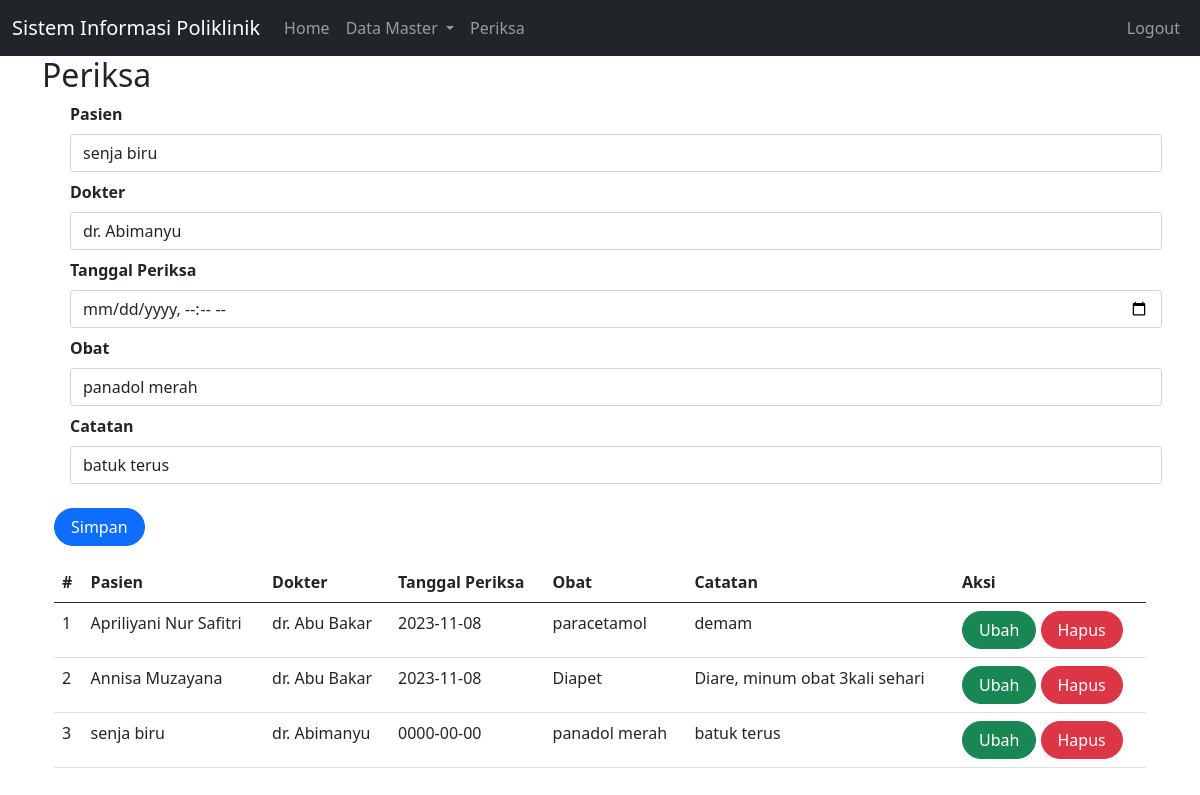
The page /index.php?page=periksa&id=9 (signed in) on the database its author committed.
### tables this page shows
CREATE TABLE `periksa` (
  `id` int(10) UNSIGNED NOT NULL,
  `id_dokter` int(10) UNSIGNED NOT NULL,
  `id_pasien` int(10) UNSIGNED NOT NULL,
  `tgl_periksa` date NOT NULL,
  `obat` text DEFAULT NULL,
  `catatan` text DEFAULT NULL
);

CREATE TABLE `pasien` (
  `id` int(10) UNSIGNED NOT NULL,
  `nama` varchar(255) DEFAULT NULL,
  `alamat` varchar(255) DEFAULT NULL,
  `no_hp` varchar(50) DEFAULT NULL
);

CREATE TABLE `dokter` (
  `id` int(10) UNSIGNED NOT NULL,
  `nama` varchar(255) DEFAULT NULL,
  `alamat` varchar(255) DEFAULT NULL,
  `no_hp` varchar(50) DEFAULT NULL
);

### periksa.php (the view, shortened to what this page needs)
<?php
include_once("koneksi.php");
?>
<!DOCTYPE html>
<html lang="en">
<head>
    <link href="https://cdn.jsdelivr.net/npm/bootstrap@5.0.2/dist/css/bootstrap.min.css"
    rel="stylesheet"
>
</head>
<body>
    <div class="container">
<form class="form row" method="POST" action="" name="myForm" onsubmit="return(validate());">
    <?php
    $id_pasien = '';
    $id_dokter = '';
    $tgl_periksa = '';
    $obat = '';
    $catatan = '';
    if (isset($_GET['id'])) {
        $ambil = mysqli_query($mysqli,
        "SELECT * FROM periksa WHERE id='" . $_GET['id'] . "'");
        while ($row = mysqli_fetch_array($ambil)) {
            $id_pasien = $row['id_pasien'];
            $id_dokter = $row['id_dokter'];
            $tgl_periksa= $row['tgl_periksa'];
            $obat= $row['obat'];
            $catatan= $row['catatan'];
        }
    ?>
    <?php
    }
    ?>
    <div class="form-group mx-sm-3 mb-2">
    <label for="inputPasien" class="form-label fw-bold">Pasien</label>
    <select class="form-control" name="id_pasien">
        <?php
        $selected = '';
        $pasien = mysqli_query($mysqli, "SELECT * FROM pasien");
        while ($data = mysqli_fetch_array($pasien)) {
            if ($data['id'] == $id_pasien) {
                $selected = 'selected="selected"';
            } else {
                $selected = '';
            }
        ?>
            <option value="<?php echo $data['id'] ?>" <?php echo $selected ?>><?php echo $data['nama'] ?></option>
        <?php
        }
        ?>
    </select>
    </div>
    <div class="form-group mx-sm-3 mb-2">
    <label for="inputDokter" class="form-label fw-bold">Dokter</label>
    <select class="form-control" name="id_dokter">
        <?php
        $selected = '';
        $dokter = mysqli_query($mysqli, "SELECT * FROM dokter");
        while ($data = mysqli_fetch_array($dokter)) {
            if ($data['id'] == $id_dokter) {
                $selected = 'selected="selected"';
            } else {
                $selected = '';
            }
        ?>
            <option value="<?php echo $data['id'] ?>" <?php echo $selected ?>><?php echo $data['nama'] ?></option>
        <?php
        }
        ?>
    </select>
    </div>
    <div class="form-group mx-sm-3 mb-2">
        <label for="inputTglPeriksa" class="form-label fw-bold">
            Tanggal Periksa
        </label>
        <input type="datetime-local" class="form-control" name="tgl_periksa" id="inputTglPeriksa" placeholder="Tanggal Periksa" value="<?php echo $tgl_periksa ?>">
    </div>
    <div class="form-group mx-sm-3 mb-2">
        <label for="inputObat" class="form-label fw-bold">
            Obat
        </label>
        <input type="text" class="form-control" name="obat" id="inputObat" placeholder="Obat" value="<?php echo $obat ?>">
    </div>
    <div class="form-group mx-sm-3 mb-2">
        <label for="inputCatatan" class="form-label fw-bold">
            Catatan
        </label>
        <input type="text" class="form-control" name="catatan" id="inputCatatan" placeholder="Catatan" value="<?php echo $catatan ?>">
    </div>
    <div class="mt-3">
        <button type="submit" class="btn btn-primary rounded-pill px-3" name="simpan">Simpan</button>
    </div>
</form>
<table class="table table-hover mt-3">
    <thead>
        <tr>
            <th scope="col">#</th>
            <th scope="col">Pasien</th>
            <th scope="col">Dokter</th>
            <th scope="col">Tanggal Periksa</th>
            <th scope="col">Obat</th>
            <th scope="col">Catatan</th>
            <th scope="col">Aksi</th>
        </tr>
    </thead>
    <tbody>
        <?php
        $result = mysqli_query($mysqli, "SELECT pr.*,d.nama as 'nama_dokter', p.nama as 'nama_pasien' FROM periksa pr LEFT JOIN dokter d ON (pr.id_dokter=d.id) LEFT JOIN pasien p ON (pr.id_pasien=p.id) ORDER BY pr.tgl_periksa DESC");
        $no = 1;
        while ($data = mysqli_fetch_array($result)) {
        ?>
            <tr>
                <td><?php echo $no++ ?></td>
                <td><?php echo $data['nama_pasien'] ?></td>
                <td><?php echo $data['nama_dokter'] ?></td>
                <td><?php echo $data['tgl_periksa'] ?></td>
                <td><?php echo $data['obat'] ?></td>
                <td><?php echo $data['catatan'] ?></td>
                <td>
                <a class="btn btn-success rounded-pill px-3"
                    href="index.php?page=periksa&id=<?php echo $data['id'] ?>">Ubah
                    </a>
                    <a class="btn btn-danger rounded-pill px-3"
                    href="index.php?page=periksa&id=<?php echo $data['id'] ?>&aksi=hapus">Hapus
                    </a>
                </td>
            </tr>
        <?php
        }
        ?>
    </tbody>
</table>
</body>
</html>

### rows shown on the page
periksa: obat "panadol merah", catatan "batuk terus", id_pasien.nama "senja biru", id_dokter.nama "dr. Abimanyu", tgl_periksa "0000-00-00"
periksa: id_pasien.nama "Apriliyani Nur Safitri", id_dokter.nama "dr. Abu Bakar", tgl_periksa "2023-11-08", obat "paracetamol", catatan "demam"
periksa: id_pasien.nama "Annisa Muzayana", id_dokter.nama "dr. Abu Bakar", tgl_periksa "2023-11-08", obat "Diapet", catatan "Diare, minum obat 3kali sehari"

### other values the page prints
$_GET['page'] "Periksa"
form field id_pasien "senja biru"
form field id_dokter "dr. Abimanyu"
